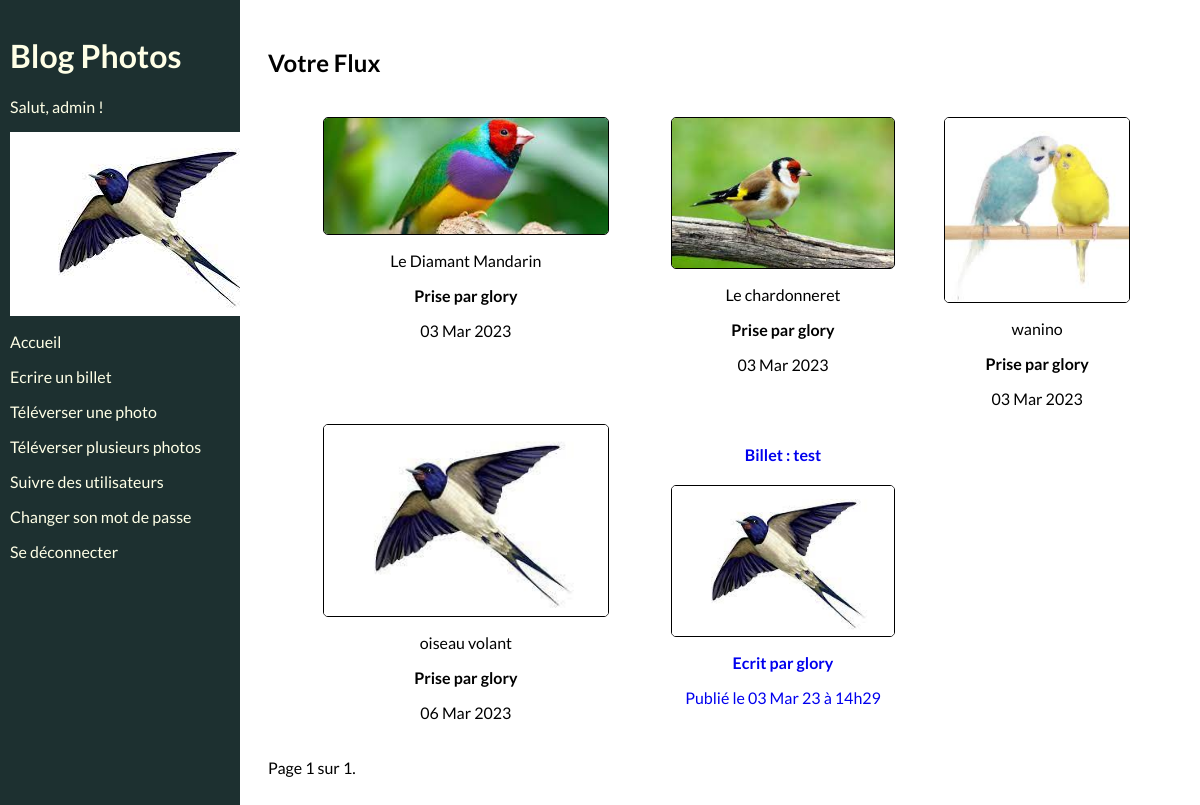
The app's page /blog/ (signed in) with its own data.
### authentification/models.py (models this page shows)
class User(AbstractUser):
    CREATOR = 'CREATOR'
    SUBSCRIBER = 'SUBSCRIBER'
    ROLE_CHOICES = (
        (CREATOR, 'Créateur'),
        (SUBSCRIBER, 'Abonné'),
    )
    profile_photo = models.ImageField()
    role = models.CharField(max_length=30, choices=ROLE_CHOICES)
    follows = models.ManyToManyField('self',
                                     limit_choices_to={'role': CREATOR}, # seul les utilisateurs avec le role CREATOR puissent être suivis
                                     symmetrical=False,
                                     verbose_name='utilisateur'
                                     )

### blog/models.py (models this page shows, shortened)
class Photo(models.Model):
    image = models.ImageField()
    caption = models.CharField(max_length=200, blank=True)
    uploader = models.ForeignKey(settings.AUTH_USER_MODEL, on_delete=models.CASCADE)
    date_created = models.DateTimeField(auto_now_add=True)
    class Meta:
        permissions = [
            ('change_blog_title', 'Peut changer le titre d\'un billet')
        ]
    IMAGE_MAX_SIZE = (800, 800)

class Blog(models.Model):
    photo = models.ForeignKey(Photo, on_delete=models.SET_NULL, null=True, blank=True)
    title = models.CharField(max_length=200)
    content = models.TextField(max_length=5000)
    contributors = models.ManyToManyField(settings.AUTH_USER_MODEL, through='BlogContributor', related_name='contributions')
    date_created = models.DateTimeField(auto_now_add=True)
    starred = models.BooleanField(default=False)
    word_count = models.IntegerField(null=True, blank=True)

### blog/views.py (the view)
# urls.py: path('blog/', home, name='home'),
@login_required
def home(request):
    blogs = Blog.objects.filter(
        Q(contributors__in=request.user.follows.all()) | Q(starred=True))
    photos = Photo.objects.filter(
        uploader__in=request.user.follows.all()).exclude(
            blog__in=blogs
    )
    paginator = Paginator(blogs, 3)
    page = request.GET.get('page')
    page_obj = paginator.get_page(page)
    context = {
        'page_obj': page_obj,
        'photos': photos,
    }
    return render(request, 'blog/home.html', context=context)

### blog/templatetags/blog_extras.py (called while the page is built)
@register.filter
def get_posted_at_display(posted_at):
    seconds_ago = (timezone.now() - posted_at).total_seconds()
    if seconds_ago <= HOUR:
        return f'Publié il y a {int(seconds_ago // MINUTE)} minutes.'
    elif seconds_ago <= DAY:
        return f'Publié il y a {int(seconds_ago // HOUR)} heures.'
    return f'Publié le {posted_at.strftime("%d %b %y à %Hh%M")}'

@register.simple_tag(takes_context=True)
def get_poster_display(context, user):
    if user == context['user']:
        return 'vous'
    return user.username

### blog/templates/blog/home.html (shortened to what this page needs)
{% extends 'base.html' %}
{% load blog_extras %}
{% block content %}
    <h2>Votre Flux</h2>
    <div class="grid-container">
        {% for photo in photos %}
        <div class="post">
            <img src="{{ photo.image.url }}"/>
            <p>{{ photo.caption }}</p>
            <p><strong>Prise par {% get_poster_display photo.uploader %}</strong></p>
            <p>{{ photo.date_created|date:'d M Y' }}</p>
        </div>
        {% endfor %}
        {% for blog in page_obj %}
            <div class="post">
                <a href="{% url 'blog:view_blog' blog.id %}">
                    <h4>Billet : {{ blog.title }}</h4>
                    <img src="{{ blog.photo.image.url }}">
                    <p><strong>Ecrit par {{ blog.contributors.all|join:", "  }}</strong></p>
                    <p>{{ blog.date_created|get_posted_at_display }}</p>
                </a>
            </div>
        {% endfor %}
    </div>
    <span>
        <span>
            Page {{ page_obj.number }} sur {{ page_obj.paginator.num_pages }}.
        </span>
    </span>
{% endblock content %}

### templates/base.html (shortened to what this page needs)
{% load static %}
<html>
    <head>
        <link rel="stylesheet" href="{% static 'blog/style.css' %}">
    </head>
    <body>
        <div class="sidebar">
            <h1>Blog Photos</h1>
            {% if user.is_authenticated %}
                <p>Salut, {{ user }} !</p>
                {% if user.profile_photo %}
                    <img class="avatar" src={{ user.profile_photo.url }}>
                {% else %}
                    <img class="avatar" src="{% static 'images/default_profile.png'%}">
                {% endif %}
                <p><a href="{% url 'blog:home' %}">Accueil</a></p>
                <p><a href="{% url 'blog:blog_post' %}">Ecrire un billet</a></p>
                {% if perms.blog.add_photo %}
                    <p><a href="{% url 'blog:photo_upload' %}">Téléverser une photo</a></p>
                {% endif %}
                <p><a href="{% url 'blog:create_upload_multiple' %}">Téléverser plusieurs photos</a></p>
                <p><a href="{% url 'blog:follow_users' %}">Suivre des utilisateurs</a></p>
                </p><a href="{% url 'authentification:password_change' %}">Changer son mot de passe</a></p>
                <p><a href="{% url 'authentification:logout' %}">Se déconnecter</a></p>
            {% endif %}
        </div>
        <div class="main">
            {% block content %}{% endblock content %}
        </div>
    </body>
</html>

### blog/static/blog/style.css (style rules this page uses)
html { font-family: 'Lato', sans-serif; }
.sidebar { height: 100%; width: 220px; position: fixed; z-index: 1; top: 0; left: 0; background-color: #1d3030; color: #ffffe6; overflow-x: hidden; padding-top: 15px; padding-left: 10px; padding-right: 10px; }
.sidebar a { text-decoration: none; color: #ffffe6; display: block; }
.main { margin-left: 240px; padding: 20px; }
.grid-container { display: grid; grid-template-columns: auto auto auto; padding: 20px; text-align: center; }
.post img { width: 80%; border: 1px solid black; border-radius: 5px; }
.post a { text-decoration: none; }

### records on screen
User: username "admin", profile_photo (picture)
Photo: image (picture), caption "Le Diamant Mandarin", uploader.username "glory", date_created "03 Mar 2023"
Photo: image (picture), caption "Le chardonneret", uploader.username "glory", date_created "03 Mar 2023"
Photo: image (picture), caption "wanino", uploader.username "glory", date_created "03 Mar 2023"
Photo: image (picture), caption "oiseau volant", uploader.username "glory", date_created "06 Mar 2023"
Blog: title "test", photo.image (picture), contributors.all "glory", date_created|get_posted_at_display "Publié le 03 Mar 23 à 14h29"

### other values on screen
{{ page_obj.number }} "1"
{{ page_obj.paginator.num_pages }} "1"
